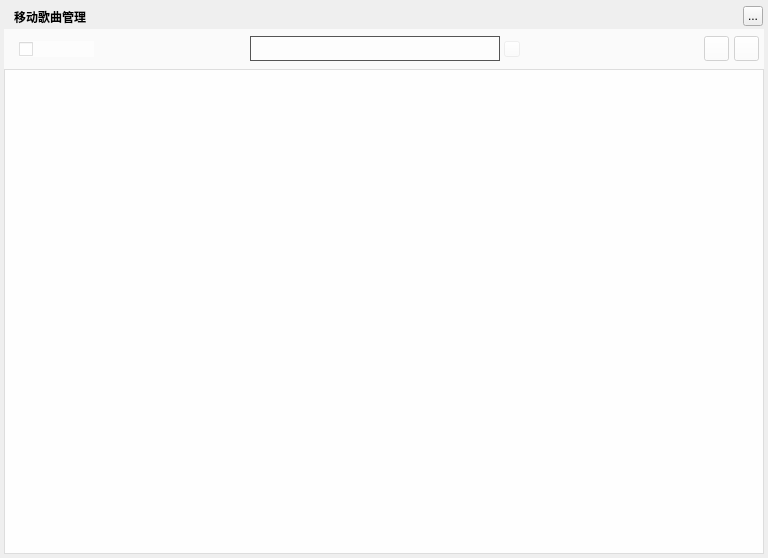
<?xml version="1.0" encoding="UTF-8"?>
<ui version="4.0">
 <class>MusicMobileSongsManagerWidget</class>
 <widget class="QWidget" name="MusicMobileSongsManagerWidget">
  <property name="geometry">
   <rect>
    <x>0</x>
    <y>0</y>
    <width>768</width>
    <height>558</height>
   </rect>
  </property>
  <property name="windowTitle">
   <string>移动歌曲管理</string>
  </property>
  <property name="styleSheet">
   <string notr="true"/>
  </property>
  <widget class="QLabel" name="background">
   <property name="geometry">
    <rect>
     <x>4</x>
     <y>4</y>
     <width>760</width>
     <height>550</height>
    </rect>
   </property>
   <property name="text">
    <string/>
   </property>
  </widget>
  <widget class="QLabel" name="topTitleName">
   <property name="geometry">
    <rect>
     <x>14</x>
     <y>4</y>
     <width>181</width>
     <height>25</height>
    </rect>
   </property>
   <property name="styleSheet">
    <string notr="true">color:&quot;#FFFFFF&quot;;font-weight:bold</string>
   </property>
   <property name="text">
    <string>移动歌曲管理</string>
   </property>
  </widget>
  <widget class="QToolButton" name="topTitleCloseButton">
   <property name="geometry">
    <rect>
     <x>743</x>
     <y>6</y>
     <width>20</width>
     <height>20</height>
    </rect>
   </property>
   <property name="text">
    <string>...</string>
   </property>
  </widget>
  <widget class="QWidget" name="toolWidget" native="true">
   <property name="geometry">
    <rect>
     <x>4</x>
     <y>29</y>
     <width>760</width>
     <height>525</height>
    </rect>
   </property>
   <property name="autoFillBackground">
    <bool>false</bool>
   </property>
   <property name="styleSheet">
    <string notr="true">background:rgba(255,255,255,150)</string>
   </property>
   <widget class="QCheckBox" name="allSelectedcheckBox">
    <property name="geometry">
     <rect>
      <x>15</x>
      <y>12</y>
      <width>75</width>
      <height>16</height>
     </rect>
    </property>
   </widget>
   <widget class="QToolButton" name="auditionButton">
    <property name="geometry">
     <rect>
      <x>700</x>
      <y>7</y>
      <width>25</width>
      <height>25</height>
     </rect>
    </property>
   </widget>
   <widget class="QToolButton" name="addButton">
    <property name="geometry">
     <rect>
      <x>730</x>
      <y>7</y>
      <width>25</width>
      <height>25</height>
     </rect>
    </property>
   </widget>
   <widget class="QLineEdit" name="searchLineEdit">
    <property name="geometry">
     <rect>
      <x>246</x>
      <y>7</y>
      <width>250</width>
      <height>25</height>
     </rect>
    </property>
    <property name="styleSheet">
     <string notr="true">color:#6495ED;border: 1px solid #555;</string>
    </property>
   </widget>
   <widget class="QPushButton" name="searchLineLabel">
    <property name="geometry">
     <rect>
      <x>500</x>
      <y>12</y>
      <width>16</width>
      <height>16</height>
     </rect>
    </property>
    <property name="cursor">
     <cursorShape>PointingHandCursor</cursorShape>
    </property>
    <property name="styleSheet">
     <string notr="true">border-image: url(:/tiny/btn_search_main_hover);
background:rgba(255,255,255,50)</string>
    </property>
    <property name="iconSize">
     <size>
      <width>25</width>
      <height>25</height>
     </size>
    </property>
   </widget>
   <widget class="QWidget" name="backgroundMask1" native="true">
    <property name="geometry">
     <rect>
      <x>0</x>
      <y>0</y>
      <width>760</width>
      <height>40</height>
     </rect>
    </property>
    <property name="styleSheet">
     <string notr="true">background:rgba(255,255,255,75)</string>
    </property>
   </widget>
   <widget class="MusicMobileSongsTableWidget" name="songlistTable">
    <property name="geometry">
     <rect>
      <x>0</x>
      <y>40</y>
      <width>760</width>
      <height>485</height>
     </rect>
    </property>
   </widget>
   <widget class="QWidget" name="backgroundMask2" native="true">
    <property name="geometry">
     <rect>
      <x>0</x>
      <y>40</y>
      <width>760</width>
      <height>485</height>
     </rect>
    </property>
    <property name="styleSheet">
     <string notr="true">background:rgba(255,255,255,150)</string>
    </property>
   </widget>
   <zorder>backgroundMask1</zorder>
   <zorder>allSelectedcheckBox</zorder>
   <zorder>auditionButton</zorder>
   <zorder>addButton</zorder>
   <zorder>searchLineEdit</zorder>
   <zorder>searchLineLabel</zorder>
   <zorder>backgroundMask2</zorder>
   <zorder>songlistTable</zorder>
  </widget>
  <widget class="MusicGifLabelWidget" name="loadingLabel">
   <property name="geometry">
    <rect>
     <x>355</x>
     <y>270</y>
     <width>58</width>
     <height>58</height>
    </rect>
   </property>
   <property name="text">
    <string/>
   </property>
  </widget>
 </widget>
 <customwidgets>
  <customwidget>
   <class>MusicGifLabelWidget</class>
   <extends>QLabel</extends>
   <header>musicgiflabelwidget.h</header>
  </customwidget>
  <customwidget>
   <class>MusicMobileSongsTableWidget</class>
   <extends>QTableWidget</extends>
   <header>musicmobilesongsmanagerwidget.h</header>
  </customwidget>
 </customwidgets>
 <resources/>
 <connections/>
</ui>
